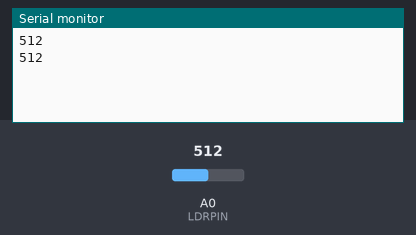
Bench run of a sketch on a simulated Arduino Uno, built with avr-gcc and run on an emulated ATmega328P. On the bench: the last lines printed to the serial monitor. The inputs (shaded band) are chosen by the test bench; at power-on: A0 (LDRPIN) = 512.

Above: at 1.8 s.
1.9 s: A0 (LDRPIN) set to 716
At 2.3 s:
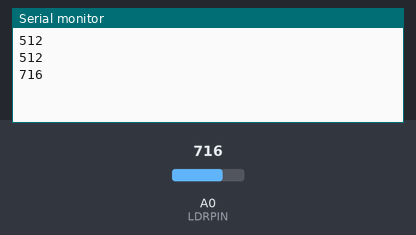
3.4 s: A0 (LDRPIN) set to 900
At 4.8 s:
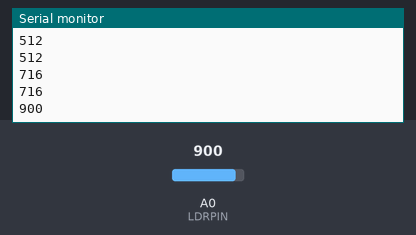
Timing chart, 0 to 6.4 s (numbered marks = the images above; inputs shaded):
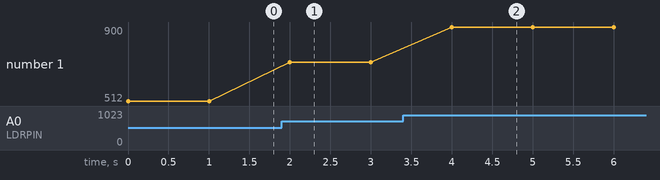

The sketch:

LDR.ino
```cpp
int ldrValue = 0;
const int LDRPIN = A0;

void setup() {
  pinMode(LDRPIN, INPUT);
  Serial.begin(9600);
}

void loop() {
  ldrValue = analogRead(LDRPIN);
  Serial.println(ldrValue);
  delay(1000);

}
```

Measured:
- after the input at 1.9 s, the serial monitor: prints a new line after 0.10 s (image 1)
- after the input at 3.4 s, the serial monitor: prints a new line after 0.60 s (image 2)
- plotted number 1: 512 → 716 after the input at 1.9 s, 716 → 900 after the input at 3.4 s
